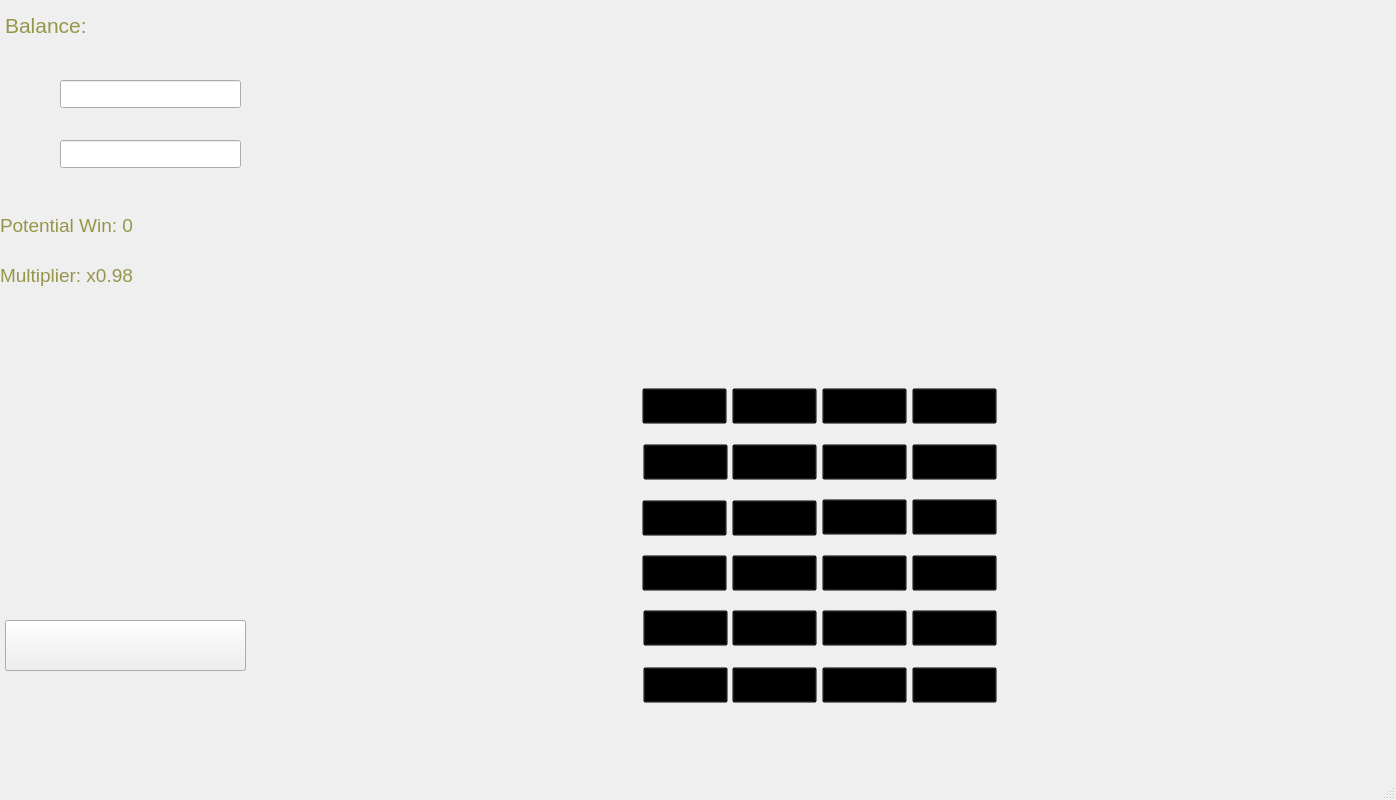
<?xml version="1.0" encoding="UTF-8"?>
<ui version="4.0">
 <class>MainWindow</class>
 <widget class="QMainWindow" name="MainWindow">
  <property name="geometry">
   <rect>
    <x>0</x>
    <y>0</y>
    <width>1396</width>
    <height>800</height>
   </rect>
  </property>
  <property name="minimumSize">
   <size>
    <width>1396</width>
    <height>800</height>
   </size>
  </property>
  <property name="maximumSize">
   <size>
    <width>1396</width>
    <height>800</height>
   </size>
  </property>
  <property name="windowTitle">
   <string>Dragon Tower</string>
  </property>
  <property name="windowIcon">
   <iconset resource="dane.qrc">
    <normaloff>:/img/jajko_traf.png</normaloff>:/img/jajko_traf.png</iconset>
  </property>
  <property name="styleSheet">
   <string notr="true">background-image: url(:/img/smok1.png)</string>
  </property>
  <widget class="QWidget" name="centralwidget">
   <widget class="QLineEdit" name="bet_amount">
    <property name="geometry">
     <rect>
      <x>60</x>
      <y>80</y>
      <width>181</width>
      <height>28</height>
     </rect>
    </property>
    <property name="font">
     <font>
      <pointsize>12</pointsize>
     </font>
    </property>
    <property name="styleSheet">
     <string notr="true">color: white;</string>
    </property>
    <property name="text">
     <string/>
    </property>
   </widget>
   <widget class="QLineEdit" name="egg_amount">
    <property name="geometry">
     <rect>
      <x>60</x>
      <y>140</y>
      <width>181</width>
      <height>28</height>
     </rect>
    </property>
    <property name="font">
     <font>
      <pointsize>12</pointsize>
     </font>
    </property>
    <property name="styleSheet">
     <string notr="true">color: white;</string>
    </property>
    <property name="text">
     <string/>
    </property>
   </widget>
   <widget class="QLabel" name="balance">
    <property name="geometry">
     <rect>
      <x>5</x>
      <y>0</y>
      <width>241</width>
      <height>51</height>
     </rect>
    </property>
    <property name="font">
     <font>
      <pointsize>16</pointsize>
      <bold>false</bold>
     </font>
    </property>
    <property name="styleSheet">
     <string notr="true">color: rgb(150, 150, 75)</string>
    </property>
    <property name="text">
     <string>Balance: </string>
    </property>
   </widget>
   <widget class="QPushButton" name="new_game">
    <property name="geometry">
     <rect>
      <x>5</x>
      <y>620</y>
      <width>241</width>
      <height>51</height>
     </rect>
    </property>
    <property name="cursor">
     <cursorShape>OpenHandCursor</cursorShape>
    </property>
    <property name="styleSheet">
     <string notr="true">background-image: url(:/img/new_game.png)</string>
    </property>
    <property name="text">
     <string/>
    </property>
   </widget>
   <widget class="QWidget" name="mn" native="true">
    <property name="geometry">
     <rect>
      <x>10</x>
      <y>75</y>
      <width>41</width>
      <height>41</height>
     </rect>
    </property>
    <property name="styleSheet">
     <string notr="true">image: url(:/img/money.png)</string>
    </property>
   </widget>
   <widget class="QWidget" name="mn_2" native="true">
    <property name="geometry">
     <rect>
      <x>10</x>
      <y>130</y>
      <width>41</width>
      <height>51</height>
     </rect>
    </property>
    <property name="styleSheet">
     <string notr="true">image: url(:/img/jajko_traf.png)</string>
    </property>
   </widget>
   <widget class="QLabel" name="potential">
    <property name="geometry">
     <rect>
      <x>0</x>
      <y>210</y>
      <width>221</width>
      <height>31</height>
     </rect>
    </property>
    <property name="font">
     <font>
      <pointsize>14</pointsize>
     </font>
    </property>
    <property name="styleSheet">
     <string notr="true">color: rgb(150, 150, 75)</string>
    </property>
    <property name="text">
     <string>Potential Win: 0</string>
    </property>
   </widget>
   <widget class="QLabel" name="multiplier">
    <property name="geometry">
     <rect>
      <x>0</x>
      <y>260</y>
      <width>221</width>
      <height>31</height>
     </rect>
    </property>
    <property name="font">
     <font>
      <pointsize>14</pointsize>
     </font>
    </property>
    <property name="styleSheet">
     <string notr="true">color: rgb(150, 150, 75)</string>
    </property>
    <property name="text">
     <string>Multiplier: x0.98</string>
    </property>
   </widget>
   <widget class="QPushButton" name="pole00">
    <property name="enabled">
     <bool>true</bool>
    </property>
    <property name="geometry">
     <rect>
      <x>643</x>
      <y>667</y>
      <width>85</width>
      <height>36</height>
     </rect>
    </property>
    <property name="sizePolicy">
     <sizepolicy hsizetype="Minimum" vsizetype="Fixed">
      <horstretch>0</horstretch>
      <verstretch>0</verstretch>
     </sizepolicy>
    </property>
    <property name="styleSheet">
     <string notr="true">background: transparent;</string>
    </property>
    <property name="text">
     <string/>
    </property>
    <property name="iconSize">
     <size>
      <width>20</width>
      <height>20</height>
     </size>
    </property>
   </widget>
   <widget class="QPushButton" name="pole01">
    <property name="enabled">
     <bool>true</bool>
    </property>
    <property name="geometry">
     <rect>
      <x>732</x>
      <y>667</y>
      <width>85</width>
      <height>36</height>
     </rect>
    </property>
    <property name="styleSheet">
     <string notr="true">background: transparent;</string>
    </property>
    <property name="text">
     <string/>
    </property>
   </widget>
   <widget class="QPushButton" name="pole02">
    <property name="enabled">
     <bool>true</bool>
    </property>
    <property name="geometry">
     <rect>
      <x>822</x>
      <y>667</y>
      <width>85</width>
      <height>36</height>
     </rect>
    </property>
    <property name="styleSheet">
     <string notr="true">background: transparent;</string>
    </property>
    <property name="text">
     <string/>
    </property>
   </widget>
   <widget class="QPushButton" name="pole03">
    <property name="enabled">
     <bool>true</bool>
    </property>
    <property name="geometry">
     <rect>
      <x>912</x>
      <y>667</y>
      <width>85</width>
      <height>36</height>
     </rect>
    </property>
    <property name="styleSheet">
     <string notr="true">background: transparent;</string>
    </property>
    <property name="text">
     <string/>
    </property>
   </widget>
   <widget class="QPushButton" name="pole12">
    <property name="enabled">
     <bool>true</bool>
    </property>
    <property name="geometry">
     <rect>
      <x>822</x>
      <y>610</y>
      <width>85</width>
      <height>36</height>
     </rect>
    </property>
    <property name="styleSheet">
     <string notr="true">background: transparent;</string>
    </property>
    <property name="text">
     <string/>
    </property>
   </widget>
   <widget class="QPushButton" name="pole13">
    <property name="enabled">
     <bool>true</bool>
    </property>
    <property name="geometry">
     <rect>
      <x>912</x>
      <y>610</y>
      <width>85</width>
      <height>36</height>
     </rect>
    </property>
    <property name="styleSheet">
     <string notr="true">background: transparent;</string>
    </property>
    <property name="text">
     <string/>
    </property>
   </widget>
   <widget class="QPushButton" name="pole10">
    <property name="enabled">
     <bool>true</bool>
    </property>
    <property name="geometry">
     <rect>
      <x>643</x>
      <y>610</y>
      <width>85</width>
      <height>36</height>
     </rect>
    </property>
    <property name="styleSheet">
     <string notr="true">background: transparent;</string>
    </property>
    <property name="text">
     <string/>
    </property>
   </widget>
   <widget class="QPushButton" name="pole11">
    <property name="enabled">
     <bool>true</bool>
    </property>
    <property name="geometry">
     <rect>
      <x>732</x>
      <y>610</y>
      <width>85</width>
      <height>36</height>
     </rect>
    </property>
    <property name="styleSheet">
     <string notr="true">background: transparent;</string>
    </property>
    <property name="text">
     <string/>
    </property>
   </widget>
   <widget class="QPushButton" name="pole22">
    <property name="enabled">
     <bool>true</bool>
    </property>
    <property name="geometry">
     <rect>
      <x>822</x>
      <y>555</y>
      <width>85</width>
      <height>36</height>
     </rect>
    </property>
    <property name="styleSheet">
     <string notr="true">background: transparent;</string>
    </property>
    <property name="text">
     <string/>
    </property>
   </widget>
   <widget class="QPushButton" name="pole23">
    <property name="enabled">
     <bool>true</bool>
    </property>
    <property name="geometry">
     <rect>
      <x>912</x>
      <y>555</y>
      <width>85</width>
      <height>36</height>
     </rect>
    </property>
    <property name="styleSheet">
     <string notr="true">background: transparent;</string>
    </property>
    <property name="text">
     <string/>
    </property>
   </widget>
   <widget class="QPushButton" name="pole20">
    <property name="enabled">
     <bool>true</bool>
    </property>
    <property name="geometry">
     <rect>
      <x>642</x>
      <y>555</y>
      <width>85</width>
      <height>36</height>
     </rect>
    </property>
    <property name="styleSheet">
     <string notr="true">background: transparent;</string>
    </property>
    <property name="text">
     <string/>
    </property>
   </widget>
   <widget class="QPushButton" name="pole30">
    <property name="enabled">
     <bool>true</bool>
    </property>
    <property name="geometry">
     <rect>
      <x>642</x>
      <y>500</y>
      <width>85</width>
      <height>36</height>
     </rect>
    </property>
    <property name="styleSheet">
     <string notr="true">background: transparent;</string>
    </property>
    <property name="text">
     <string/>
    </property>
   </widget>
   <widget class="QPushButton" name="pole21">
    <property name="enabled">
     <bool>true</bool>
    </property>
    <property name="geometry">
     <rect>
      <x>732</x>
      <y>555</y>
      <width>85</width>
      <height>36</height>
     </rect>
    </property>
    <property name="styleSheet">
     <string notr="true">background: transparent;</string>
    </property>
    <property name="text">
     <string/>
    </property>
   </widget>
   <widget class="QPushButton" name="pole31">
    <property name="enabled">
     <bool>true</bool>
    </property>
    <property name="geometry">
     <rect>
      <x>732</x>
      <y>500</y>
      <width>85</width>
      <height>36</height>
     </rect>
    </property>
    <property name="styleSheet">
     <string notr="true">background: transparent;</string>
    </property>
    <property name="text">
     <string/>
    </property>
   </widget>
   <widget class="QPushButton" name="pole32">
    <property name="enabled">
     <bool>true</bool>
    </property>
    <property name="geometry">
     <rect>
      <x>822</x>
      <y>499</y>
      <width>85</width>
      <height>36</height>
     </rect>
    </property>
    <property name="styleSheet">
     <string notr="true">background: transparent;</string>
    </property>
    <property name="text">
     <string/>
    </property>
   </widget>
   <widget class="QPushButton" name="pole33">
    <property name="enabled">
     <bool>true</bool>
    </property>
    <property name="geometry">
     <rect>
      <x>912</x>
      <y>499</y>
      <width>85</width>
      <height>36</height>
     </rect>
    </property>
    <property name="styleSheet">
     <string notr="true">background: transparent;</string>
    </property>
    <property name="text">
     <string/>
    </property>
   </widget>
   <widget class="QPushButton" name="pole42">
    <property name="enabled">
     <bool>true</bool>
    </property>
    <property name="geometry">
     <rect>
      <x>822</x>
      <y>444</y>
      <width>85</width>
      <height>36</height>
     </rect>
    </property>
    <property name="styleSheet">
     <string notr="true">background: transparent;</string>
    </property>
    <property name="text">
     <string/>
    </property>
   </widget>
   <widget class="QPushButton" name="pole43">
    <property name="enabled">
     <bool>true</bool>
    </property>
    <property name="geometry">
     <rect>
      <x>912</x>
      <y>444</y>
      <width>85</width>
      <height>36</height>
     </rect>
    </property>
    <property name="styleSheet">
     <string notr="true">background: transparent;</string>
    </property>
    <property name="text">
     <string/>
    </property>
   </widget>
   <widget class="QPushButton" name="pole40">
    <property name="enabled">
     <bool>true</bool>
    </property>
    <property name="geometry">
     <rect>
      <x>643</x>
      <y>444</y>
      <width>85</width>
      <height>36</height>
     </rect>
    </property>
    <property name="styleSheet">
     <string notr="true">background: transparent;</string>
    </property>
    <property name="text">
     <string/>
    </property>
   </widget>
   <widget class="QPushButton" name="pole50">
    <property name="enabled">
     <bool>true</bool>
    </property>
    <property name="geometry">
     <rect>
      <x>642</x>
      <y>388</y>
      <width>85</width>
      <height>36</height>
     </rect>
    </property>
    <property name="styleSheet">
     <string notr="true">background: transparent;</string>
    </property>
    <property name="text">
     <string/>
    </property>
   </widget>
   <widget class="QPushButton" name="pole41">
    <property name="enabled">
     <bool>true</bool>
    </property>
    <property name="geometry">
     <rect>
      <x>732</x>
      <y>444</y>
      <width>85</width>
      <height>36</height>
     </rect>
    </property>
    <property name="styleSheet">
     <string notr="true">background: transparent;</string>
    </property>
    <property name="text">
     <string/>
    </property>
   </widget>
   <widget class="QPushButton" name="pole51">
    <property name="enabled">
     <bool>true</bool>
    </property>
    <property name="geometry">
     <rect>
      <x>732</x>
      <y>388</y>
      <width>85</width>
      <height>36</height>
     </rect>
    </property>
    <property name="styleSheet">
     <string notr="true">background: transparent;</string>
    </property>
    <property name="text">
     <string/>
    </property>
   </widget>
   <widget class="QPushButton" name="pole52">
    <property name="enabled">
     <bool>true</bool>
    </property>
    <property name="geometry">
     <rect>
      <x>822</x>
      <y>388</y>
      <width>85</width>
      <height>36</height>
     </rect>
    </property>
    <property name="styleSheet">
     <string notr="true">background: transparent;</string>
    </property>
    <property name="text">
     <string/>
    </property>
   </widget>
   <widget class="QPushButton" name="pole53">
    <property name="enabled">
     <bool>true</bool>
    </property>
    <property name="geometry">
     <rect>
      <x>912</x>
      <y>388</y>
      <width>85</width>
      <height>36</height>
     </rect>
    </property>
    <property name="styleSheet">
     <string notr="true">background: transparent;</string>
    </property>
    <property name="text">
     <string/>
    </property>
   </widget>
   <widget class="QPushButton" name="cash_out">
    <property name="geometry">
     <rect>
      <x>5</x>
      <y>620</y>
      <width>241</width>
      <height>51</height>
     </rect>
    </property>
    <property name="cursor">
     <cursorShape>OpenHandCursor</cursorShape>
    </property>
    <property name="styleSheet">
     <string notr="true">background-image: url(:/img/cashout.png)</string>
    </property>
    <property name="text">
     <string/>
    </property>
   </widget>
   <widget class="QWidget" name="chartarea" native="true">
    <property name="geometry">
     <rect>
      <x>0</x>
      <y>380</y>
      <width>251</width>
      <height>181</height>
     </rect>
    </property>
   </widget>
  </widget>
  <widget class="QMenuBar" name="menubar">
   <property name="geometry">
    <rect>
     <x>0</x>
     <y>0</y>
     <width>1396</width>
     <height>25</height>
    </rect>
   </property>
   <property name="styleSheet">
    <string notr="true">/* styles.qss */

/* Pasek menu */
QMenuBar {
    background-color: #3498db; /* Kolor tła paska menu */
    color: white;              /* Kolor czcionki */
}

/* Elementy menu */
QMenuBar::item {
    background: transparent; /* Przezroczyste tło */
    color: white;             /* Kolor tekstu */
}

/* Kolor tekstu dla wybranych elementów menu */
QMenuBar::item:selected {
    background: #2980b9;      /* Tło przy zaznaczeniu */
    color: yellow;            /* Kolor tekstu przy zaznaczeniu */
}

/* Kolor tekstu po najechaniu (hover) na zakładkę &quot;Creator&quot; */
QMenuBar::item:hover {
    color: white;             /* Kolor czcionki po najechaniu */
}

/* Dostosowanie dla zakładki &quot;Creator&quot; */
QMenuBar::item:focus, QMenuBar::item:selected, QMenuBar::item:hover {
    color: white; /* Kolor czcionki w zakładce &quot;Creator&quot; */
}
QMenuBar::item {
    color: white;
}

QMenuBar::item:selected {
    background-color: #444; /* opcjonalnie, jeśli chcesz zmieniać kolor tła wybranego elementu */
    color: white;
}

QMenuBar::item:pressed {
    background-color: #666; /* opcjonalnie, dla wciśniętego elementu */
    color: white;
}

</string>
   </property>
  </widget>
  <widget class="QStatusBar" name="statusbar"/>
 </widget>
 <resources>
  <include location="dane.qrc"/>
 </resources>
 <connections/>
</ui>
